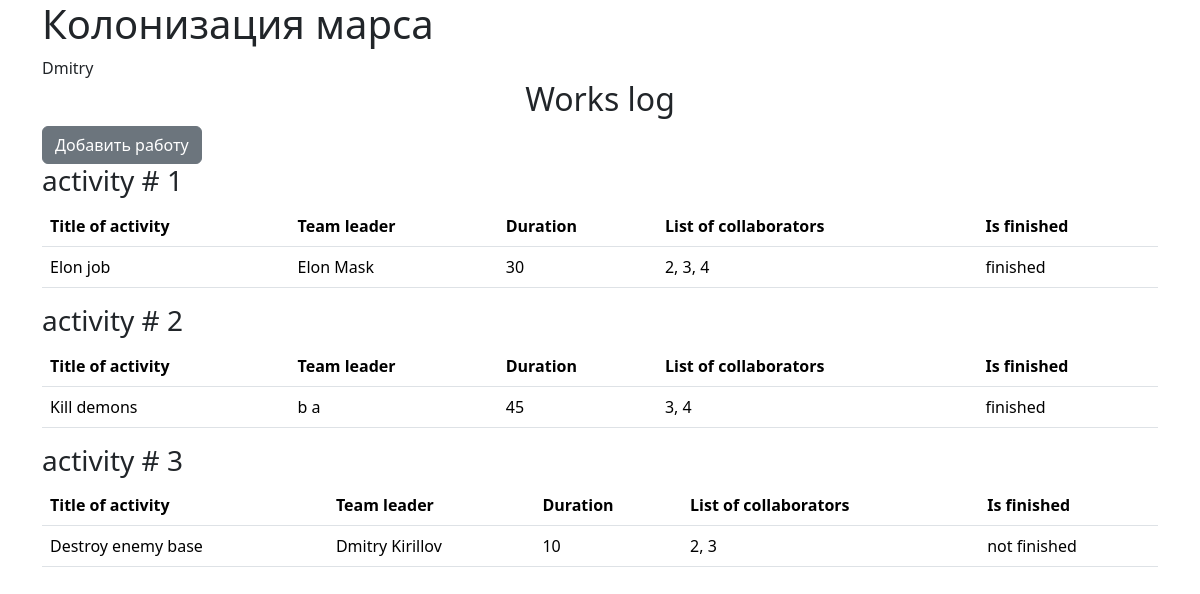
Screenshot of / (signed in) with the database file from the repository.
### data/users.py (models this page shows, shortened)
class User(SqlAlchemyBase, UserMixin, SerializerMixin):
    __tablename__ = "users"
    id = sqlalchemy.Column(sqlalchemy.Integer,
                           primary_key=True, autoincrement=True)
    surname = sqlalchemy.Column(sqlalchemy.String)
    name = sqlalchemy.Column(sqlalchemy.String)
    age = sqlalchemy.Column(sqlalchemy.Integer)
    position = sqlalchemy.Column(sqlalchemy.String)
    speciality = sqlalchemy.Column(sqlalchemy.String)
    address = sqlalchemy.Column(sqlalchemy.String)
    email = sqlalchemy.Column(sqlalchemy.String, unique=True)
    hashed_password = sqlalchemy.Column(sqlalchemy.String)
    modified_date = sqlalchemy.Column(sqlalchemy.DateTime, default=datetime.datetime.now)

### data/jobs.py (models this page shows)
class Jobs(SqlAlchemyBase, SerializerMixin):
    __tablename__ = "jobs"
    id = sqlalchemy.Column(sqlalchemy.Integer,
                           primary_key=True, autoincrement=True)
    team_leader = sqlalchemy.Column(sqlalchemy.Integer, sqlalchemy.ForeignKey("users.id"))
    job = sqlalchemy.Column(sqlalchemy.String)
    work_size = sqlalchemy.Column(sqlalchemy.Integer)
    collaborators = sqlalchemy.Column(sqlalchemy.String)
    start_date = sqlalchemy.Column(sqlalchemy.DateTime, default=datetime.datetime.now)
    end_date = sqlalchemy.Column(sqlalchemy.DateTime, nullable=True)
    is_finished = sqlalchemy.Column(sqlalchemy.Boolean)

### main.py (the view)
@app.route("/")
def index():
    db_sess = db_session.create_session()
    param = {}
    param["activities"] = db_sess.query(Jobs).all()
    param["leaders"] = []
    for job in param["activities"]:
        leader = db_sess.query(User).get(job.team_leader)
        param["leaders"].append(f"{leader.name} {leader.surname}")
    param["current_user"] = current_user
    return flask.render_template('job-journal.html', **param)

### data/db_session.py (called while the page is built)
def create_session() -> Session:
    global __factory
    return __factory()

### main.py (called while the page is built)
@login_manager.user_loader
def load_user(user_id):
    db_sess = db_session.create_session()
    return db_sess.query(User).get(user_id)

### templates/job-journal.html (shortened to what this page needs)
{% extends 'base.html' %}
{% block content %}
  <h2 class="text-center">Works log</h2>
  {% if current_user.is_authenticated %}
    <a href="addjob" class="btn btn-secondary">Добавить работу</a>
  {% endif %}
  {% for job in activities %}
    <h3>activity # {{loop.index}}</h3>
    <table class="table">
      <thead>
        <tr>
          <th scope="col">Title of activity</th>
          <th scope="col">Team leader</th>
          <th scope="col">Duration</th>
          <th scope="col">List of collaborators</th>
          <th scope="col">Is finished</th>
        </tr>
      </thead>
      <tbody>
        <tr>
          <td>{{ job.job }}</td>
          <td>{{ leaders[loop.index0] }}</td>
          <td>{{ job.work_size }}</td>
          <td>{{ job.collaborators }}</td>
          <td>{% if job.is_finished %}finished{% else %}not finished{% endif %}</td>
        </tr>
      </tbody>
    </table>
  {% endfor %}
{% endblock %}

### templates/base.html (shortened to what this page needs)
<!DOCTYPE html>
<html lang="en">
<head>
  <link href="https://cdn.jsdelivr.net/npm/bootstrap@5.3.3/dist/css/bootstrap.min.css" rel="stylesheet">
</head>
<body>
  <div class="container">
    <h1>Колонизация марса</h1>
    {% if current_user.is_authenticated %}
      <a class="navbar-brand" href="/logout">{{ current_user.name }}</a>
    {% else %}
      <p>
        <a class="btn btn-primary " href="/register">Зарегистрироваться</a>
        <a class="btn btn-success" href="/login">Войти</a>
      </p>
    {% endif %}
    {% block content %}{% endblock %}
  </div>
</body>
</html>

### rows the page displays
User: name "Dmitry"
Jobs: job "Elon job", leaders "Elon Mask", work_size "30", collaborators "2, 3, 4", is_finished "finished"
Jobs: job "Kill demons", leaders "b a", work_size "45", collaborators "3, 4", is_finished "finished"
Jobs: job "Destroy enemy base", leaders "Dmitry Kirillov", work_size "10", collaborators "2, 3", is_finished "not finished"
